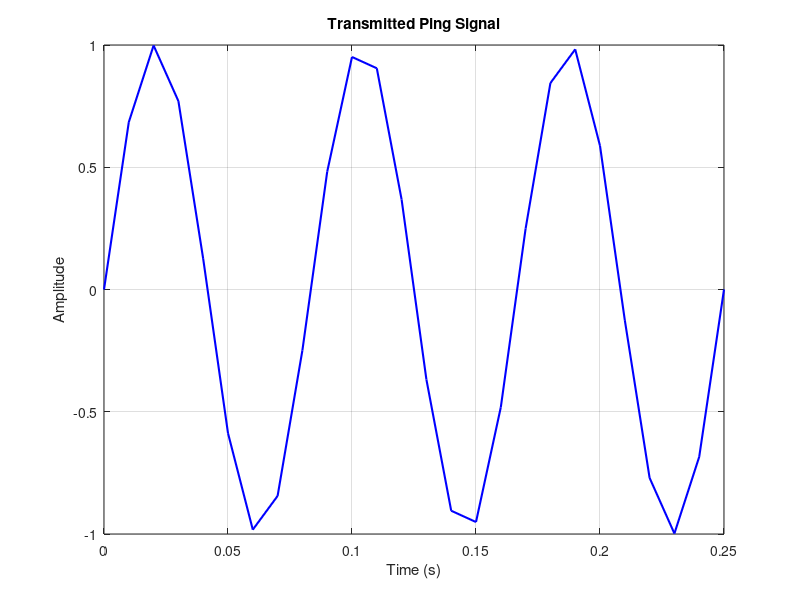
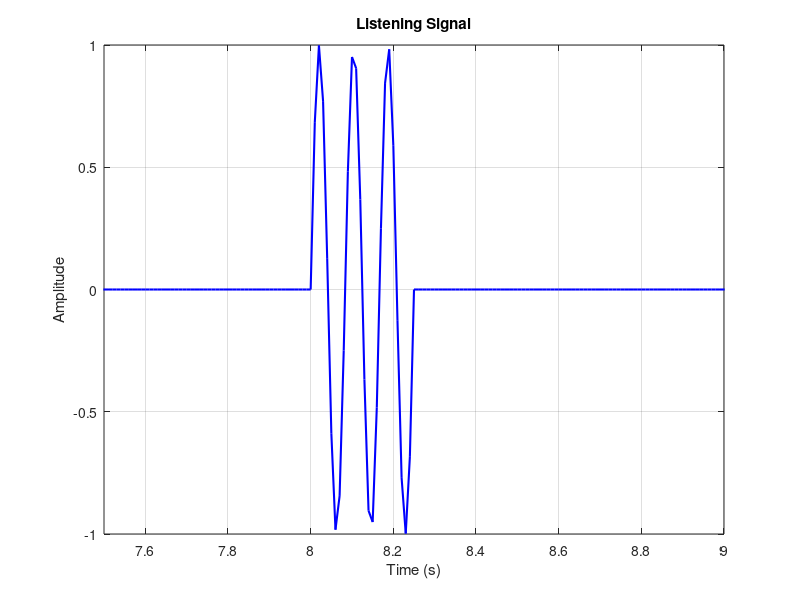
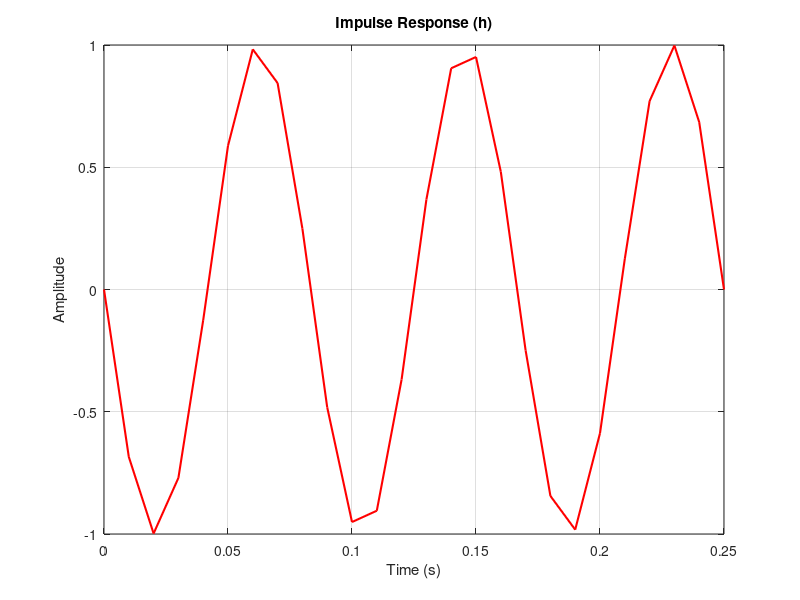

MATLAB code to generate these figures, in order: (Note: this script raises an error after producing the figures.)
% Main lab 4 Script %

% Part 2-1 %
load Matched_Filter_1   % loads variable 'ping' into workspace

Ts = 0.01;              % sampling period (sec)
fs = 1/Ts;              % sampling frequency (Hz)
N = length(ping);       % number of samples in ping
t = (0:N-1) * Ts;       % time vector starting at 0

% Part 2-2 %
figure;
plot(t, ping, 'b', 'LineWidth', 1.5); % Creates plot of ping vs t %
xlabel('Time (s)'); % Adds label to x axis %
ylabel('Amplitude'); % Adds label to y axis %
title('Transmitted Ping Signal'); % Creates title %
grid on;

% Part 2-3 %
listen =[zeros(1,800) ping zeros(1,200)]; 
N_listen = length(listen); % Will be 1026 long %

% Part 2-4 %
Ts = 0.01;                      % sampling interval
t_listen = (0:N_listen-1) * Ts; % time vector

figure;
plot(t_listen, listen, 'b', 'LineWidth', 1.5); % Creates plot of listen vs t_listen %
xlabel('Time (s)'); % Creates x axis %
ylabel('Amplitude'); % Creates y axis %
title('Listening Signal'); % Creates title %
grid on;
xlim([7.5,9]); % Narrows down graph to zoom in on nonzero points %

% Add interactive labels
%gtext('send ping');
%gtext('start receiving ping');
%gtext('ping reflected off object');
%gtext('end receiving ping');
%gtext('stop listening (at ~t=10.25)');

% Part 3-1 %

h = fliplr(ping);            % Creates impulse response by flipping ping %
N_h = length(h);              % Gets number of samples in h %
t_h = (0:N_h-1) * Ts;        % Creates time vector for h %

figure;
plot(t_h, h, 'r', 'LineWidth', 1.5); % Creates plot of h vs t_h %
xlabel('Time (s)');                  % Creates x axis %
ylabel('Amplitude');                 % Creates y axis %
title('Impulse Response (h)');      % Creates title %
grid on;                             % Turns on grid %

% Part 3-2 %
[conv_out, t_conv] = my_cont_conv(listen, t_listen, h); % Convolve listen with impulse response h %

% Plot the result
figure;
plot(t_conv, conv_out, 'm', 'LineWidth', 1.5); % Creates plot of convolution output %
xlabel('Time (s)');                             % Creates x axis %
ylabel('Amplitude');                            % Creates y axis %
title('Matched Filter Output (convolution)');   % Creates title %
grid on;                                        % Turns on grid %

% Part 3-3

% Plot listen signal
figure;
plot(t_listen, listen, 'b', 'LineWidth', 1.5); % Creates plot of listen vs t_listen %
xlabel('Time (s)');                             % Creates x axis %
ylabel('Amplitude');                            % Creates y axis %
title('Listening Signal vs Matched Filter Output'); % Creates title %
grid on;                                        % Turns on grid %
hold on;

% Plot convolution output on same figure
plot(t_conv, conv_out, 'r', 'LineWidth', 1.5); % Creates plot of conv_out vs t_conv %
legend('listen', 'matched filter output');     % Adds legend %
hold off;

% Part 3-4 %

[~, index_e] = max(conv_out);   % Finds index of the peak (end of signal) %

% Determine beginning of signal
index_b = index_e - length(h) + 1;  % Subtract length of impulse response minus 1 %

% Part 3-5 %
time_e = t_conv(index_e);  % Time corresponding to end of signal %
time_b = t_conv(index_b);  % Time corresponding to beginning of signal %

% Part 3-6 %

v_sound = 1500; % Speed of sound in water (m/s) %

% Time for the ping to travel to the object and back
time_total = time_e - time_b; % Total round-trip time (s) %

% One-way time is half of the round-trip
time_one_way = time_total / 2;

% Calculate distance to the object
distance_boat = v_sound * time_one_way; % Distance in meters %

% Create a new signal of the same size as conv_out with this distance value
distance = distance_boat * ones(size(conv_out)); % Signal indicating distance %

% Part 4-1 %

N = 1026;                   % Length of noise vector %
t_noise = (0:N-1) * Ts;     % Time vector for plotting %

% Standard deviations
sigma = [0.5, 1, 2];

% Create noise signals
noise1 = sigma(1) * randn(1, N); % Gaussian noise with mean 0 and std 0.5 %
noise2 = sigma(2) * randn(1, N); % Gaussian noise with std 1 %
noise3 = sigma(3) * randn(1, N); % Gaussian noise with std 2 %

% Plot in 2x3 subplots (top row)
subplot(2,3,1);
plot(t_noise, noise1, 'b', 'LineWidth', 1.5); % Creates plot of noise1 vs t_noise %
xlabel('Time (s)');                            % Creates x axis %
ylabel('Amplitude');                           % Creates y axis %
title('Noise \sigma=0.5');                     % Creates title %
axis([0 t_noise(end) -6 6]);
grid on;

subplot(2,3,2);
plot(t_noise, noise2, 'r', 'LineWidth', 1.5); % Creates plot of noise2 vs t_noise %
xlabel('Time (s)');                            % Creates x axis %
ylabel('Amplitude');                           % Creates y axis %
title('Noise \sigma=1');                       % Creates title %
axis([0 t_noise(end) -6 6]);
grid on;

subplot(2,3,3);
plot(t_noise, noise3, 'g', 'LineWidth', 1.5); % Creates plot of noise3 vs t_noise %
xlabel('Time (s)');                            % Creates x axis %
ylabel('Amplitude');                           % Creates y axis %
title('Noise \sigma=2');                       % Creates title %
axis([0 t_noise(end) -6 6]);
grid on;

% Part 4-2 %

subplot(2,3,4);
hist(noise1, 11);                            % Creates histogram of noise1 with 11 bins %
xlabel('Amplitude');                          % Creates x axis %
ylabel('Frequency');                          % Creates y axis %
title('Histogram \sigma=0.5');               % Creates title %
axis([-6 6 0 500]);                           % Same axis scale for comparison %
grid on;

subplot(2,3,5);
hist(noise2, 11);                            % Creates histogram of noise2 with 11 bins %
xlabel('Amplitude');                          % Creates x axis %
ylabel('Frequency');                          % Creates y axis %
title('Histogram \sigma=1');                 % Creates title %
axis([-6 6 0 500]);                           % Same axis scale for comparison %
grid on;

subplot(2,3,6);
hist(noise3, 11);                            % Creates histogram of noise3 with 11 bins %
xlabel('Amplitude');                          % Creates x axis %
ylabel('Frequency');                          % Creates y axis %
title('Histogram \sigma=2');                 % Creates title %
axis([-6 6 0 500]);                           % Same axis scale for comparison %
grid on;

% Part 4-3 %

listen1 = listen + sigma(1) * noise1;   % Listen with noise σ=0.5 %
listen2 = listen + sigma(2) * noise2;   % Listen with noise σ=1 %
listen3 = listen + sigma(3) * noise3;   % Listen with noise σ=2 %

figure;

subplot(3,1,1);
plot(t_listen, listen1, 'b', 'LineWidth', 1.5); % Creates plot of listen1 %
xlabel('Time (s)');                              % Creates x axis %
ylabel('Amplitude');                             % Creates y axis %
title('Listen with Noise \sigma=0.5');           % Creates title %
axis([0 t_listen(end) -2 2]);                    % Same axis scale %
grid on;

subplot(3,1,2);
plot(t_listen, listen2, 'r', 'LineWidth', 1.5); % Creates plot of listen2 %
xlabel('Time (s)');                              % Creates x axis %
ylabel('Amplitude');                             % Creates y axis %
title('Listen with Noise \sigma=1');             % Creates title %
axis([0 t_listen(end) -2 2]);                    % Same axis scale %
grid on;

subplot(3,1,3);
plot(t_listen, listen3, 'g', 'LineWidth', 1.5); % Creates plot of listen3 %
xlabel('Time (s)');                              % Creates x axis %
ylabel('Amplitude');                             % Creates y axis %
title('Listen with Noise \sigma=2');             % Creates title %
axis([0 t_listen(end) -2 2]);                    % Same axis scale %
grid on;

% Part 4-4 %

distance = zeros(3,10); % Preallocate 3x10 matrix for distances %

for I = 1:3
    % Set standard deviation based on I
    if I == 1
        std_dev = 0.5;
    elseif I == 2
        std_dev = 1;
    else
        std_dev = 2;
    end
    
    for J = 1:10
        % Generate new random noise
        noise = randn(1,length(listen));
        
        % Add noise to original listen signal
        listenX = listen + std_dev*noise;
        
        % Apply matched filter (convolution)
        intermediate = conv(listenX, h);
        
        % Find index of maximum (end of ping)
        index_e = find(max(intermediate) == intermediate);
        
        % Calculate one-way distance (subtract 26 samples for ping length, 0.01 s per sample)
        distance(I,J) = (index_e - 26) * 0.01 * 1500 / 2
    end
end